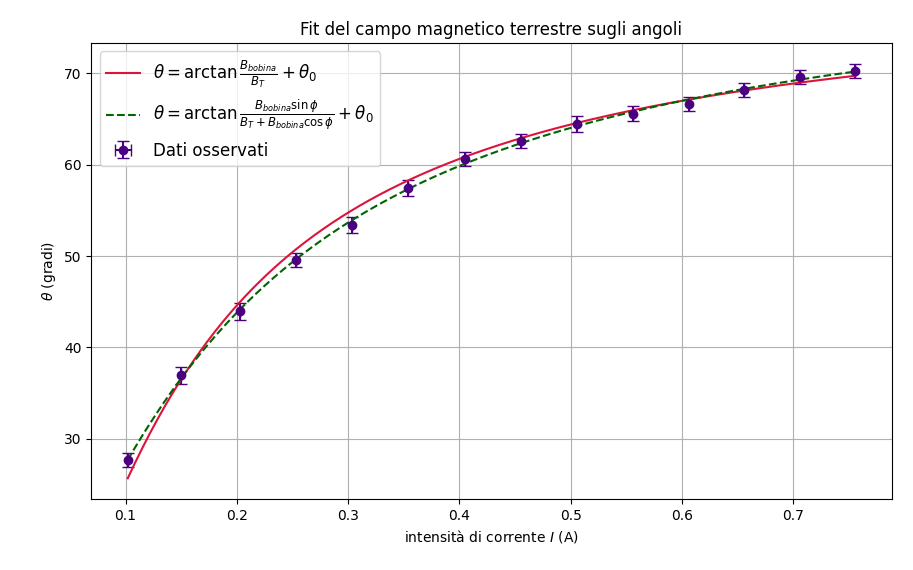

Generate this figure with Python:
import numpy as np
import matplotlib.pyplot as plt
from iminuit import Minuit
from iminuit.cost import LeastSquares
from scipy.stats import chi2

"""
In questo programma il fit viene eseguito direttamente sugli angoli misurati,
anziche' sulla tangente degli angoli. Questa scelta e' piu' naturale dal punto
di vista sperimentale, perche' la grandezza osservata direttamente e' theta,
non tan(theta). Fittare tan(theta) puo' amplificare molto gli errori, soprattutto
per angoli grandi, perche' la tangente cresce rapidamente e la propagazione
dell'incertezza diventa molto sensibile.

Il modello fisico ideale e' la legge della tangente:

    tan(theta) = B_bobina / B_T

dove B_bobina e' il campo magnetico prodotto dalla bobina e B_T e' il campo
magnetico terrestre. In forma angolare, il modello diventa:

    theta = arctan(B_bobina / B_T)

A questo modello e' stato aggiunto un parametro theta0:

    theta = arctan(B_bobina / B_T) + theta0

Il parametro theta0 rappresenta un possibile errore sistematico sullo zero
angolare: per esempio un disallineamento iniziale della bussola, una lettura
non perfettamente centrata, oppure una direzione di riferimento non coincidente
con quella assunta nel modello ideale.

Tuttavia, osservando i residui del fit, si nota che essi non sono distribuiti
in modo completamente casuale attorno allo zero. In particolare presentano un
andamento sistematico: prima tendono a stare da una parte, poi dall'altra.
Questo indica che il modello con il solo offset angolare non descrive tutta
la struttura dei dati. In altre parole, non basta traslare tutti gli angoli:
serve una correzione che modifichi anche la curvatura del modello.

Per questo e' stato introdotto un secondo modello, che tiene conto del possibile
disallineamento geometrico tra il campo magnetico generato dalla bobina e il
campo magnetico terrestre. La legge della tangente ideale assume infatti che
il campo della bobina sia perfettamente perpendicolare al campo terrestre.
Se questa condizione non e' rispettata, la relazione corretta non e' piu'
semplicemente tan(theta) = B_bobina / B_T.

Nel modello piu' generale si introduce un angolo phi, che descrive la direzione
del campo della bobina rispetto al campo terrestre:

    theta = arctan2(B_bobina sin(phi), B_T + B_bobina cos(phi)) + theta0

Se phi = 90 gradi, allora cos(phi) = 0 e sin(phi) = 1, quindi si recupera
esattamente il modello ideale:

    theta = arctan(B_bobina / B_T) + theta0

Se invece phi e' diverso da 90 gradi, significa che una componente del campo
della bobina e' parallela al campo terrestre. Questa componente modifica il
denominatore della tangente e produce una deviazione non lineare dal modello
ideale. Proprio questo tipo di effetto puo' generare residui con andamento
sistematico, per esempio prima positivi e poi negativi.

Nel fit con disallineamento si ottiene un valore di phi circa uguale a 82.6
gradi. Questo significa che la bobina non risulterebbe perfettamente
perpendicolare al campo terrestre, ma disallineata di circa:

    90 - 82.6 = 7.4 gradi

Rispetto al modello precedente, il parametro theta0 diventa molto piu' piccolo,
circa compatibile con zero entro l'incertezza. Questo e' fisicamente significativo:
nel fit senza phi, lo spostamento veniva assorbito quasi tutto da theta0, che
risultava circa -9 gradi. Nel fit con phi, invece, la sistematica viene spiegata
meglio come un disallineamento geometrico della bobina, non come un grande errore
di zero angolare.

Anche il valore del campo magnetico terrestre cambia. Nel modello con solo
theta0 si ottiene un valore piu' basso, circa 2.23e-5 T, mentre nel modello con
phi si ottiene circa 2.90e-5 T. Quest'ultimo e' piu' vicino a un valore realistico
per la componente orizzontale del campo terrestre, che e' la componente misurata
in un esperimento di questo tipo con ago magnetico.

Il chi quadro del modello con phi risulta molto piccolo e il p-value molto alto.
Questo indica che il modello descrive molto bene i dati, forse anche troppo bene.
Un p-value molto alto puo' significare che la correzione geometrica cattura
effettivamente la sistematica osservata nei residui, ma puo' anche indicare che
le incertezze assegnate agli angoli sono leggermente sovrastimate. Per questo il
modello con phi va interpretato come fisicamente plausibile, ma non come prova
assoluta del disallineamento: e' una spiegazione coerente con i dati e con la
forma dei residui.

Gli errori sugli angoli sono stati calcolati sommando in quadratura tre contributi:
l'incertezza sulla misura ad apparato spento, l'incertezza sulla media delle
misure ad apparato acceso e l'incertezza di risoluzione della scala, assunta pari
a 1/sqrt(12) gradi. La somma in quadratura e' corretta quando gli errori sono
indipendenti.

Infine, il programma calcola anche una possibile sigma_extra, cioe' una dispersione
aggiuntiva da sommare in quadratura agli errori sperimentali. Questa serve a
modellare eventuali fluttuazioni non incluse nelle incertezze iniziali, per
esempio oscillazioni dell'ago, piccoli disturbi ambientali, instabilita' nella
lettura o campi magnetici parassiti. Nel caso del fit con solo theta0 questa
sigma_extra puo' essere utile; nel fit con phi, invece, gran parte della struttura
dei residui viene gia' spiegata dal disallineamento geometrico.

In conclusione, il modello ideale della legge della tangente e' corretto come
punto di partenza, ma i residui mostrano una struttura sistematica. L'introduzione
di un angolo phi di disallineamento fornisce una spiegazione fisica naturale di
questa struttura e migliora sensibilmente la descrizione dei dati. Il risultato
suggerisce quindi che l'apparato sperimentale non fosse perfettamente allineato
rispetto al campo magnetico terrestre.
"""


MU0 = 4 * np.pi * 1e-7


def B_bobina(I, N, L, r):
    return MU0 * N * I / (2 * np.sqrt(r**2 + (L / 2) ** 2))


def theta_model(I, N, L, r, B_t, theta0):
    rapporto = B_bobina(I, N, L, r) / B_t
    return np.degrees(np.arctan(rapporto)) + theta0


def theta_model_disallineato(I, N, L, r, B_t, theta0, phi):
    B = B_bobina(I, N, L, r)
    phi_rad = np.radians(phi)
    numeratore = B * np.sin(phi_rad)
    denominatore = B_t + B * np.cos(phi_rad)
    return np.degrees(np.arctan2(numeratore, denominatore)) + theta0


def errore_media(x):
    return np.std(x, ddof=1) / np.sqrt(len(x))


def stampa_fit(nome, m):
    print(f"\n{nome}")
    for par, val, err in zip(m.parameters, m.values, m.errors):
        print(f"{par} = {val:.6e} ± {err:.6e}")

    chi_2 = m.fval
    ndof = m.ndof
    p_value = chi2.sf(chi_2, ndof)
    print(f"chi2 = {chi_2:.3f}")
    print(f"ndof = {ndof}")
    print(f"p-value = {p_value:.4f}")


lunghezza = 5.06e-2
raggio = 25.00e-2 / 2
N_spire = 31

I = np.array(
    [
        0.10200,
        0.15025,
        0.20275,
        0.25310,
        0.30336,
        0.35346,
        0.40473,
        0.45494,
        0.50523,
        0.55570,
        0.60600,
        0.65598,
        0.70580,
        0.75565
    ]
)

deg_spento = np.array([85, 86, 87, 90, 90, 90, 91, 92, 86, 91, 92, 93, 91, 92, 93, 90])

misure_angoli = [
    np.array([61, 61, 61, 60, 61, 61, 61, 61, 62, 62, 63, 63, 64, 64, 63, 64, 64, 63, 64, 63, 62]),
    np.array([52, 53, 54]),
    np.array([45, 46, 47]),
    np.array([40, 40, 41]),
    np.array([36, 37]),
    np.array([32, 33]),
    np.array([29, 29, 30]),
    np.array([27, 27, 28]),
    np.array([25, 26]),
    np.array([24, 24, 25]),
    np.array([23, 23, 23, 24]),
    np.array([22, 22, 22, 21]),
    np.array([20, 20, 21]),
    np.array([20, 20, 19])
]

theta_spento = np.mean(deg_spento)
theta_misure = np.array([np.mean(a) for a in misure_angoli])
theta = theta_spento - theta_misure

sigma_spento = errore_media(deg_spento)
sigma_misure = np.array([errore_media(a) for a in misure_angoli])
sigma_risoluzione = 1.0 / np.sqrt(12)

sigma_theta = np.sqrt(sigma_spento**2 + sigma_misure**2 + sigma_risoluzione**2)

print("Angoli usati nel fit:")
for i, th, sig in zip(I, theta, sigma_theta):
    print(f"I = {i:.5f} A, theta = {th:.2f} ± {sig:.2f} gradi")


# Fit principale: si fitta direttamente l'angolo misurato.
ls = LeastSquares(I, theta, sigma_theta, theta_model)

m = Minuit(ls, N=N_spire, L=lunghezza, r=raggio, B_t=4.0e-5, theta0=0.0)
m.fixed["N"] = True
m.limits["L"] = (lunghezza - 0.001, lunghezza + 0.001)
m.limits["r"] = (raggio - 0.001, raggio + 0.001)
m.limits["B_t"] = (1e-5, 8e-5)
m.limits["theta0"] = (-20.0, 20.0)
m.migrad()
m.hesse()

stampa_fit("Fit sugli angoli con offset angolare", m)

B_fit = m.values["B_t"]
B_err = m.errors["B_t"]
theta0_fit = m.values["theta0"]
theta0_err = m.errors["theta0"]

theta_fit = theta_model(I, N_spire, lunghezza, raggio, B_fit, theta0_fit)
residui = theta - theta_fit
pull = residui / sigma_theta

print(f"\nRisultato: B terrestre = {B_fit:.6e} ± {B_err:.6e} T")
print(f"Offset angolare theta0 = {theta0_fit:.3f} ± {theta0_err:.3f} gradi")
print(f"RMS pull = {np.sqrt(np.mean(pull**2)):.3f}")


# Fit con disallineamento geometrico: phi = 90 gradi corrisponde alla legge della tangente ideale.
ls_phi = LeastSquares(I, theta, sigma_theta, theta_model_disallineato)

m_phi = Minuit(
    ls_phi,
    N=N_spire,
    L=lunghezza,
    r=raggio,
    B_t=B_fit,
    theta0=theta0_fit,
    phi=90.0,
)
m_phi.fixed["N"] = True
m_phi.limits["L"] = (lunghezza - 0.001, lunghezza + 0.001)
m_phi.limits["r"] = (raggio - 0.001, raggio + 0.001)
m_phi.limits["B_t"] = (1e-5, 8e-5)
m_phi.limits["theta0"] = (-20.0, 20.0)
m_phi.limits["phi"] = (60.0, 120.0)
m_phi.migrad()
m_phi.hesse()

stampa_fit("Fit con offset angolare e disallineamento phi", m_phi)

B_phi_fit = m_phi.values["B_t"]
B_phi_err = m_phi.errors["B_t"]
theta0_phi_fit = m_phi.values["theta0"]
theta0_phi_err = m_phi.errors["theta0"]
phi_fit = m_phi.values["phi"]
phi_err = m_phi.errors["phi"]

theta_fit_phi = theta_model_disallineato(
    I, N_spire, lunghezza, raggio, B_phi_fit, theta0_phi_fit, phi_fit
)
residui_phi = theta - theta_fit_phi
pull_phi = residui_phi / sigma_theta

print(f"\nRisultato con phi: B terrestre = {B_phi_fit:.6e} ± {B_phi_err:.6e} T")
print(f"Offset angolare theta0 = {theta0_phi_fit:.3f} ± {theta0_phi_err:.3f} gradi")
print(f"Disallineamento phi = {phi_fit:.3f} ± {phi_err:.3f} gradi")
print(f"RMS pull con phi = {np.sqrt(np.mean(pull_phi**2)):.3f}")


# Stima semplice di una dispersione extra, utile se i residui sono piu larghi degli errori.
sigma_extra = 0.0
if m.ndof > 0 and m.fval > m.ndof:
    sigma_extra = np.sqrt((m.fval / m.ndof - 1.0) * np.mean(sigma_theta**2))

sigma_theta_extra = np.sqrt(sigma_theta**2 + sigma_extra**2)

if sigma_extra > 0:
    ls_extra = LeastSquares(I, theta, sigma_theta_extra, theta_model)
    m_extra = Minuit(ls_extra, N=N_spire, L=lunghezza, r=raggio, B_t=B_fit, theta0=theta0_fit)
    m_extra.fixed["N"] = True
    m_extra.limits["L"] = (lunghezza - 0.001, lunghezza + 0.001)
    m_extra.limits["r"] = (raggio - 0.001, raggio + 0.001)
    m_extra.limits["B_t"] = (1e-5, 8e-5)
    m_extra.limits["theta0"] = (-20.0, 20.0)
    m_extra.migrad()
    m_extra.hesse()

    print(f"\nSigma extra stimata = {sigma_extra:.3f} gradi")
    stampa_fit("Fit con sigma extra aggiunta in quadratura", m_extra)
else:
    print("\nSigma extra non aggiunta: il chi2 non richiede ulteriore dispersione.")


fig, ax = plt.subplots()
I_plot = np.linspace(np.min(I), np.max(I), 400)

ax.set_title("Fit del campo magnetico terrestre sugli angoli")
ax.set_xlabel("intensità di corrente $I$ (A)")
ax.set_ylabel("$\\theta$ (gradi)")

ax.errorbar(
    I,
    theta,
    yerr=sigma_theta,
    xerr=0.00003,
    marker="o",
    linestyle="None",
    capsize=4,
    color="indigo",
    label="Dati osservati",
)

ax.plot(
    I_plot,
    theta_model(I_plot, N_spire, lunghezza, raggio, B_fit, theta0_fit),
    color="crimson",
    label="$\\theta = \\arctan \\frac{B_{bobina}}{B_T} + \\theta_0$",
)

ax.plot(
    I_plot,
    theta_model_disallineato(I_plot, N_spire, lunghezza, raggio, B_phi_fit, theta0_phi_fit, phi_fit),
    color="darkgreen",
    linestyle="--",
    label="$\\theta = \\arctan \\frac{B_{bobina}\\sin\\phi} {B_T+B_{bobina}\\cos\\phi} + \\theta_0$",
)

ax.legend(fontsize=12)
ax.grid(True)
plt.tight_layout()
plt.show()


fig, ax = plt.subplots()

ax.set_title("Residui normalizzati del fit sugli angoli")
ax.set_xlabel("intensità di corrente $I$ (A)")
ax.set_ylabel("residuo / $\\sigma$")

ax.errorbar(
    I,
    pull,
    yerr=np.ones_like(pull),
    xerr=0.00003,
    marker="^",
    linestyle="None",
    capsize=4,
    color="indigo",
    label="modello ideale",
)

ax.errorbar(
    I,
    pull_phi,
    yerr=np.ones_like(pull_phi),
    xerr=0.00003,
    marker="s",
    linestyle="None",
    capsize=4,
    color="darkgreen",
    label="modello con $\\phi$",
)

ax.axhline(0, color="crimson", linestyle="--")
ax.axhline(1, color="gray", linestyle=":", linewidth=1)
ax.axhline(-1, color="gray", linestyle=":", linewidth=1)
ax.legend(fontsize=11)
ax.grid(True)
plt.tight_layout()
plt.show()
